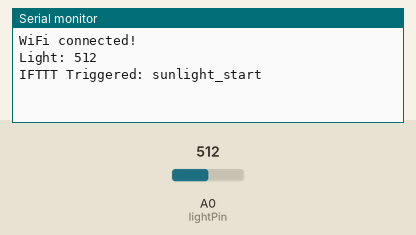
Bench run of a sketch on a simulated Arduino MKR. Parts: the last lines printed to the serial monitor. The test bench sets the inputs (shaded band); at power-on: A0 (lightPin) = 512. WiFi joins after 1.5 s; servers stay silent unless stated; web services answer with replies made up by the test bench.

Above: at 2.7 s.
2.8 s: A0 (lightPin) set to 390
At 8.4 s:
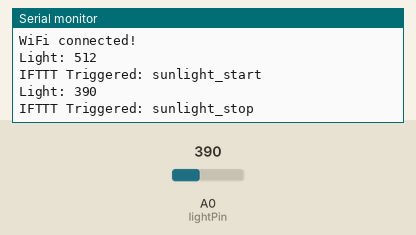
8.8 s: A0 (lightPin) set to 410
At 18.6 s:
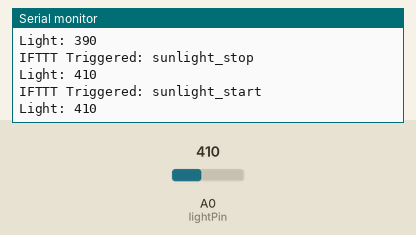
Timing chart, 0 to 20.1 s (numbered marks = the images above; inputs shaded):
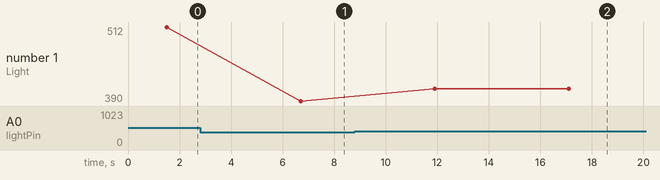

The sketch:

3.1P.ino
```cpp
#include <WiFiNINA.h>
#include <ArduinoHttpClient.h>

const char* ssid = "TP-Link_38E2";
const char* password = "40377506";
const char* iftttKey = "Lw_hsjG8BXGtq715socge";
const char* iftttEventStart = "sunlight_start";
const char* iftttEventStop = "sunlight_stop";

int lightPin = A0;
int threshold = 400;
bool sunlight = false;

WiFiClient wifi;
HttpClient client = HttpClient(wifi, "maker.ifttt.com", 80);

void setup() {
  Serial.begin(9600);
  while (WiFi.begin(ssid, password) != WL_CONNECTED) {
    delay(1000);
    Serial.println("Connecting to WiFi...");
  }
  Serial.println("WiFi connected!");
}

void loop() {
  int lightValue = analogRead(lightPin);
  Serial.print("Light: "); Serial.println(lightValue);

  if (!sunlight && lightValue > threshold) {
    sunlight = true;
    triggerIFTTT(iftttEventStart);
  } else if (sunlight && lightValue <= threshold) {
    sunlight = false;
    triggerIFTTT(iftttEventStop);
  }

  delay(5000); // Check every 5 seconds
}

void triggerIFTTT(const char* event) {
  String url = "/trigger/" + String(event) + "/with/key/" + iftttKey;
  client.get(url);
  Serial.println("IFTTT Triggered: " + String(event));
}
```

Measured:
- after the input at 2.8 s, the serial monitor: prints a new line after 3.9 s (image 1)
- after the input at 8.8 s, the serial monitor: prints a new line after 3.1 s (image 2)
- plotted number 1: 512 → 390 after the input at 2.8 s, 390 → 410 after the input at 8.8 s
